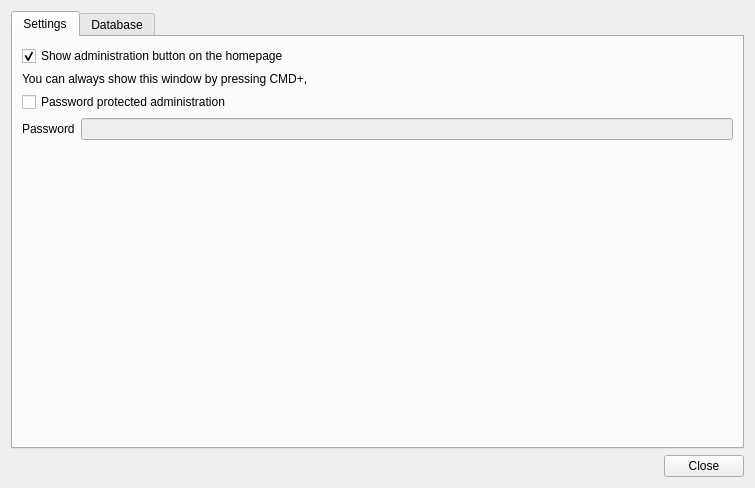
<?xml version="1.0" encoding="UTF-8"?>
<ui version="4.0">
 <class>AdministrationWindow</class>
 <widget class="QWidget" name="AdministrationWindow">
  <property name="geometry">
   <rect>
    <x>0</x>
    <y>0</y>
    <width>755</width>
    <height>488</height>
   </rect>
  </property>
  <property name="windowTitle">
   <string>Form</string>
  </property>
  <layout class="QVBoxLayout" name="verticalLayout">
   <item>
    <widget class="QTabWidget" name="tabWidget">
     <property name="currentIndex">
      <number>0</number>
     </property>
     <widget class="QWidget" name="tabSettings">
      <attribute name="title">
       <string>Settings</string>
      </attribute>
      <layout class="QVBoxLayout" name="verticalLayout_2">
       <item>
        <widget class="QCheckBox" name="checkShowAdminButton">
         <property name="text">
          <string>Show administration button on the homepage</string>
         </property>
         <property name="checked">
          <bool>true</bool>
         </property>
        </widget>
       </item>
       <item>
        <widget class="QLabel" name="labelShortcutHint">
         <property name="text">
          <string>You can always show this window by pressing CMD+,</string>
         </property>
        </widget>
       </item>
       <item>
        <widget class="QCheckBox" name="checkPassword">
         <property name="text">
          <string>Password protected administration</string>
         </property>
        </widget>
       </item>
       <item>
        <layout class="QFormLayout" name="formLayout">
         <item row="0" column="0">
          <widget class="QLabel" name="labelPassword">
           <property name="text">
            <string>Password</string>
           </property>
          </widget>
         </item>
         <item row="0" column="1">
          <widget class="QLineEdit" name="linePassword">
           <property name="enabled">
            <bool>false</bool>
           </property>
           <property name="echoMode">
            <enum>QLineEdit::Password</enum>
           </property>
          </widget>
         </item>
        </layout>
       </item>
       <item>
        <spacer name="verticalSpacer">
         <property name="orientation">
          <enum>Qt::Vertical</enum>
         </property>
         <property name="sizeHint" stdset="0">
          <size>
           <width>20</width>
           <height>40</height>
          </size>
         </property>
        </spacer>
       </item>
      </layout>
     </widget>
     <widget class="QWidget" name="tabDatabase">
      <attribute name="title">
       <string>Database</string>
      </attribute>
     </widget>
    </widget>
   </item>
   <item>
    <layout class="QHBoxLayout" name="horizontalLayout">
     <item>
      <spacer name="horizontalSpacer">
       <property name="orientation">
        <enum>Qt::Horizontal</enum>
       </property>
       <property name="sizeHint" stdset="0">
        <size>
         <width>40</width>
         <height>20</height>
        </size>
       </property>
      </spacer>
     </item>
     <item>
      <widget class="QPushButton" name="pushClose">
       <property name="text">
        <string>Close</string>
       </property>
      </widget>
     </item>
    </layout>
   </item>
  </layout>
 </widget>
 <resources/>
 <connections>
  <connection>
   <sender>pushClose</sender>
   <signal>clicked()</signal>
   <receiver>AdministrationWindow</receiver>
   <slot>close()</slot>
   <hints>
    <hint type="sourcelabel">
     <x>695</x>
     <y>446</y>
    </hint>
    <hint type="destinationlabel">
     <x>487</x>
     <y>437</y>
    </hint>
   </hints>
  </connection>
  <connection>
   <sender>checkPassword</sender>
   <signal>toggled(bool)</signal>
   <receiver>linePassword</receiver>
   <slot>setEnabled(bool)</slot>
   <hints>
    <hint type="sourcelabel">
     <x>127</x>
     <y>95</y>
    </hint>
    <hint type="destinationlabel">
     <x>386</x>
     <y>120</y>
    </hint>
   </hints>
  </connection>
 </connections>
</ui>
